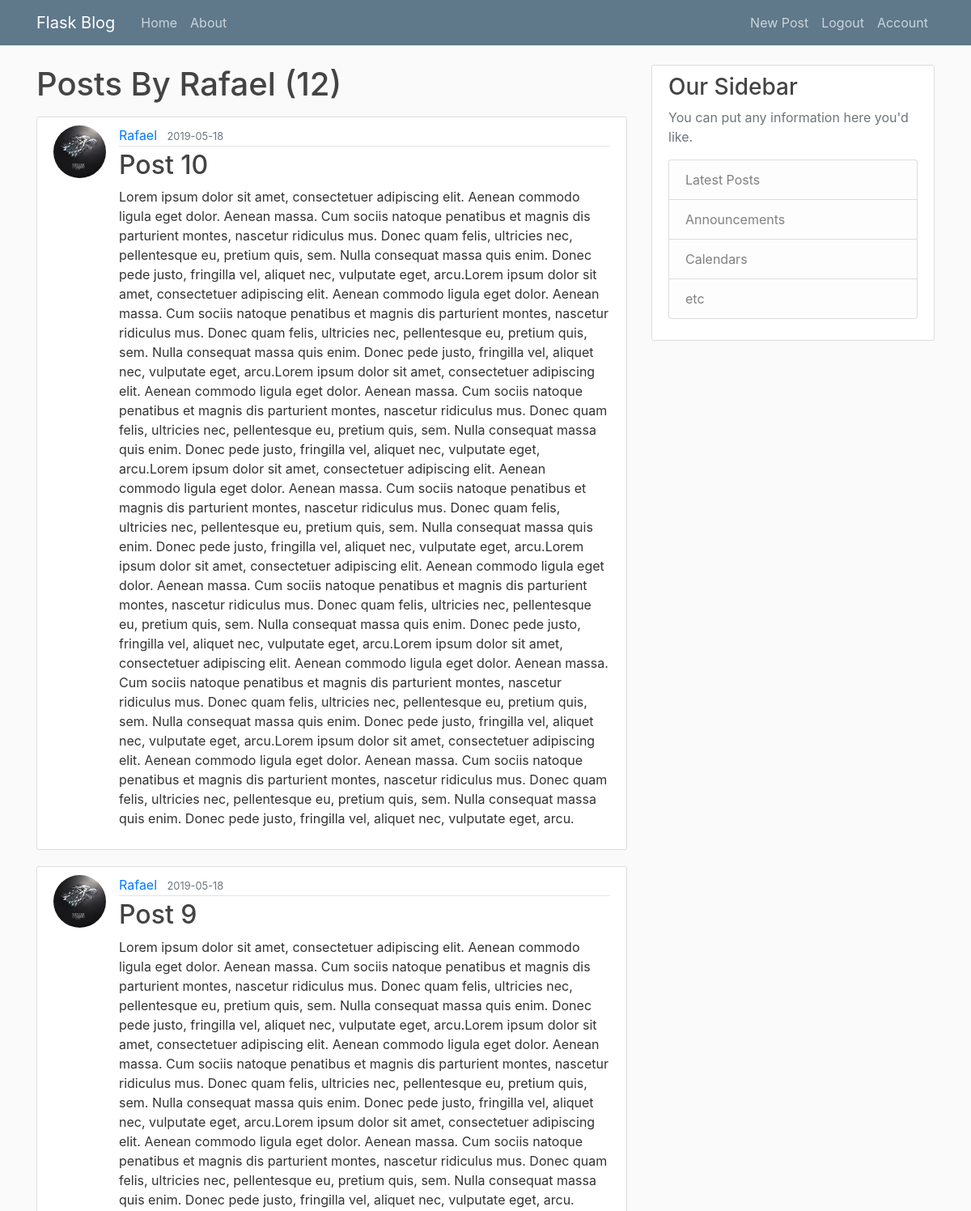
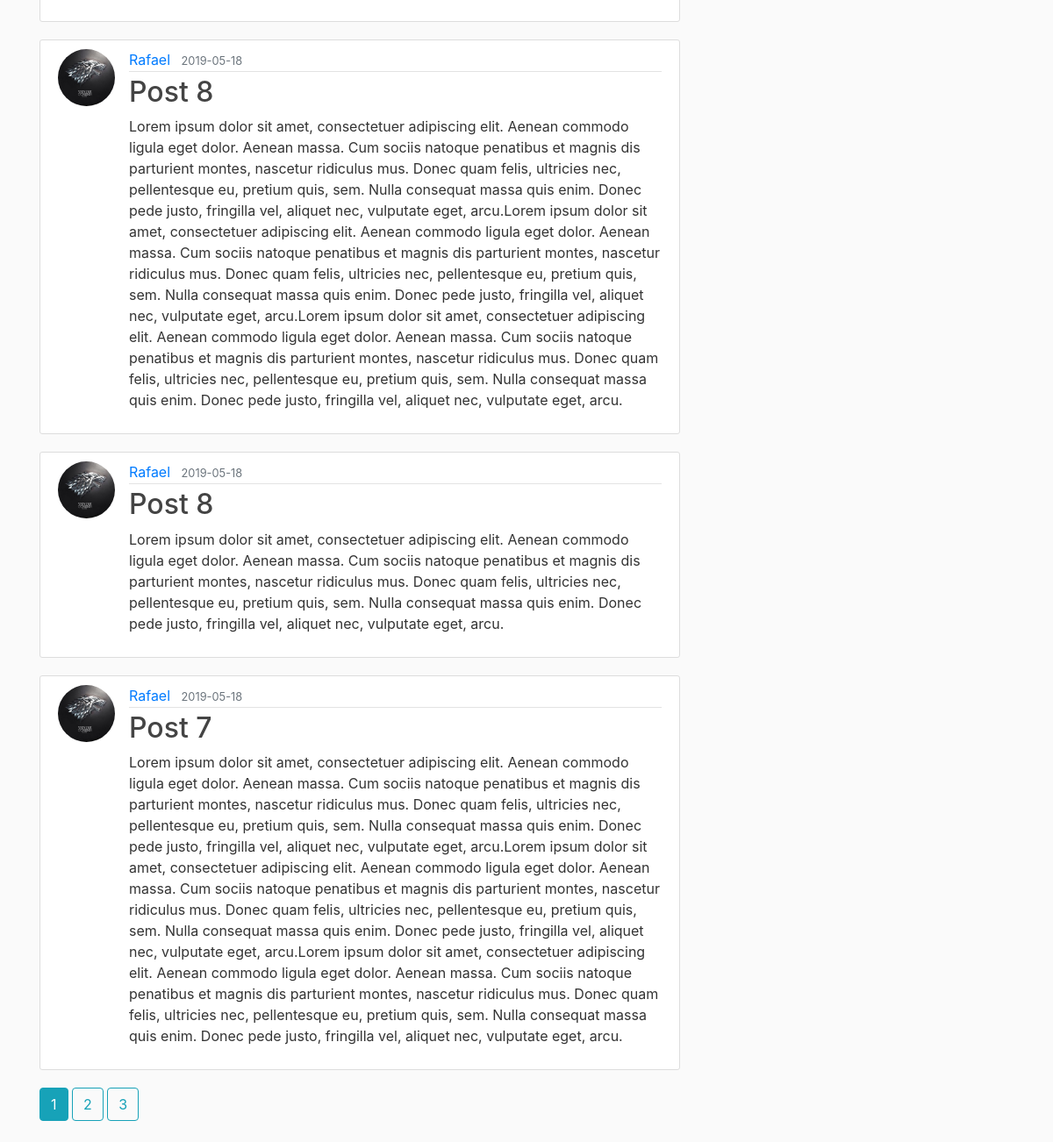
Page /user/Rafael (signed in) on the committed database (2 pictures, top to bottom).
### flaskblog/models.py (models this page shows, shortened)
class User(db.Model, UserMixin):
    id = db.Column(db.Integer, primary_key=True)
    username = db.Column(db.String(20), unique=True, nullable=False)
    email = db.Column(db.String(120), unique=True, nullable=False)
    image_file = db.Column(db.String(20), nullable=False, default='default.jpg')
    password = db.Column(db.String(60), nullable=False)
    posts = db.relationship('Post', backref='author', lazy=True)

class Post(db.Model):
    id= db.Column(db.Integer, primary_key=True)
    title = db.Column(db.String(100), nullable=False)
    date_posted = db.Column(db.DateTime, nullable=False, default=datetime.utcnow)
    content =  db.Column(db.Text, nullable=False)
    user_id = db.Column(db.Integer, db.ForeignKey('user.id'), nullable=False)

### flaskblog/routes.py (the view)
@app.route('/user/<string:username>')
def user_posts(username):
    page = request.args.get('page', 1, type=int)
    user = User.query.filter_by(username=username).first_or_404()
    posts = Post.query.filter_by(author=user).order_by(Post.date_posted.desc()).paginate(page=page, per_page=5)
    return render_template('user_posts.html', posts=posts, user = user)

### flaskblog/models.py (called while the page is built)
@login_manager.user_loader
def load_user(user_id):
    return User.query.get(int(user_id))

### flaskblog/templates/user_posts.html (shortened to what this page needs)
{% extends 'layout.html' %}
{% block content %}
    <h1 class="mb-3">Posts By {{ user.username }} ({{ posts.total }})</h1>
    {% for post in posts.items %}
    <article class="media content-section">
        <img class="rounded-circle article-img" src="{{ url_for('static', filename='profile_pics/' + post.author.image_file) }}">
        <div class="media-body">
            <div class="article-metadata">
                <a class="mr-2" href="{{ url_for('user_posts', username=post.author.username) }}">{{ post.author.username }}</a>
                <small class="text-muted">{{ post.date_posted.strftime('%Y-%m-%d') }}</small>
            </div>
            <h2><a class="article-title" href="{{ url_for('post', post_id=post.id) }}">{{ post.title }}</a></h2>
            <p class="article-content">{{ post.content }}</p>
        </div>
    </article>
    {% endfor %}
    {% for page_num in posts.iter_pages(left_edge=1, right_edge=1, left_current=1, right_current=2) %}
        {% if page_num %}
            {% if posts.page == page_num %}
                <a class="btn btn-info mb-4" href="{{ url_for('user_posts', username=user.username, page=page_num) }}">{{ page_num }}</a>
                {% else %}
                <a class="btn btn-outline-info mb-4" href="{{ url_for('user_posts', username=user.username, page=page_num) }}">{{ page_num }}</a>
            {% endif %}
        {% endif %}
    {% endfor %}
{% endblock content %}

### flaskblog/static/main.css (style rules this page uses)
body { background: #fafafa; color: #333333; margin-top: 5rem; }
h1, h2, h3, h4, h5, h6 { color: #444444; }
.content-section { background: #ffffff; padding: 10px 20px; border: 1px solid #dddddd; border-radius: 3px; margin-bottom: 20px; }
.article-title { color: #444444; }
.article-content { white-space: pre-line; }
.article-img { height: 65px; width: 65px; margin-right: 16px; }
.article-metadata { padding-bottom: 1px; margin-bottom: 4px; border-bottom: 1px solid #e3e3e3 }

### rows in the picture
User: username "Rafael"
Post: image_file (picture), author.username "Rafael", date_posted "2019-05-18", title "Post 10", content "Lorem ipsum dolor sit amet, consectetuer adipiscing elit. Aenean commodo ligula eget dolor. Aenean massa. Cum sociis natoque penatibus et magnis dis parturient montes, nascetur ridiculus mus. Donec quam felis, ultricies nec, pellentesque eu, pretium quis, sem. Nulla consequat massa quis enim. Donec pede justo, fringilla vel, aliquet nec, vulputate eget, arcu.Lorem ipsum dolor sit amet, consectetuer adipiscing elit. Aenean commodo ligula eget dolor. Aenean massa. Cum sociis natoque penatibus et magnis dis parturient montes, nascetur ridiculus mus. Donec quam felis, ultricies nec, pellentesque eu, pretium quis, sem. Nulla consequat massa quis enim. Donec pede justo, fringilla vel, aliquet…"
Post: image_file (picture), author.username "Rafael", date_posted "2019-05-18", title "Post 9", content "Lorem ipsum dolor sit amet, consectetuer adipiscing elit. Aenean commodo ligula eget dolor. Aenean massa. Cum sociis natoque penatibus et magnis dis parturient montes, nascetur ridiculus mus. Donec quam felis, ultricies nec, pellentesque eu, pretium quis, sem. Nulla consequat massa quis enim. Donec pede justo, fringilla vel, aliquet nec, vulputate eget, arcu.Lorem ipsum dolor sit amet, consectetuer adipiscing elit. Aenean commodo ligula eget dolor. Aenean massa. Cum sociis natoque penatibus et magnis dis parturient montes, nascetur ridiculus mus. Donec quam felis, ultricies nec, pellentesque eu, pretium quis, sem. Nulla consequat massa quis enim. Donec pede justo, fringilla vel, aliquet…"
Post: image_file (picture), author.username "Rafael", date_posted "2019-05-18", title "Post 8", content "Lorem ipsum dolor sit amet, consectetuer adipiscing elit. Aenean commodo ligula eget dolor. Aenean massa. Cum sociis natoque penatibus et magnis dis parturient montes, nascetur ridiculus mus. Donec quam felis, ultricies nec, pellentesque eu, pretium quis, sem. Nulla consequat massa quis enim. Donec pede justo, fringilla vel, aliquet nec, vulputate eget, arcu.Lorem ipsum dolor sit amet, consectetuer adipiscing elit. Aenean commodo ligula eget dolor. Aenean massa. Cum sociis natoque penatibus et magnis dis parturient montes, nascetur ridiculus mus. Donec quam felis, ultricies nec, pellentesque eu, pretium quis, sem. Nulla consequat massa quis enim. Donec pede justo, fringilla vel, aliquet…"
Post: image_file (picture), author.username "Rafael", date_posted "2019-05-18", title "Post 8", content "Lorem ipsum dolor sit amet, consectetuer adipiscing elit. Aenean commodo ligula eget dolor. Aenean massa. Cum sociis natoque penatibus et magnis dis parturient montes, nascetur ridiculus mus. Donec quam felis, ultricies nec, pellentesque eu, pretium quis, sem. Nulla consequat massa quis enim. Donec pede justo, fringilla vel, aliquet nec, vulputate eget, arcu."
Post: image_file (picture), author.username "Rafael", date_posted "2019-05-18", title "Post 7", content "Lorem ipsum dolor sit amet, consectetuer adipiscing elit. Aenean commodo ligula eget dolor. Aenean massa. Cum sociis natoque penatibus et magnis dis parturient montes, nascetur ridiculus mus. Donec quam felis, ultricies nec, pellentesque eu, pretium quis, sem. Nulla consequat massa quis enim. Donec pede justo, fringilla vel, aliquet nec, vulputate eget, arcu.Lorem ipsum dolor sit amet, consectetuer adipiscing elit. Aenean commodo ligula eget dolor. Aenean massa. Cum sociis natoque penatibus et magnis dis parturient montes, nascetur ridiculus mus. Donec quam felis, ultricies nec, pellentesque eu, pretium quis, sem. Nulla consequat massa quis enim. Donec pede justo, fringilla vel, aliquet…"

### other values in the picture
{{ posts.total }} "12"
{{ page_num }} "1"
{{ page_num }} "2" "3"
